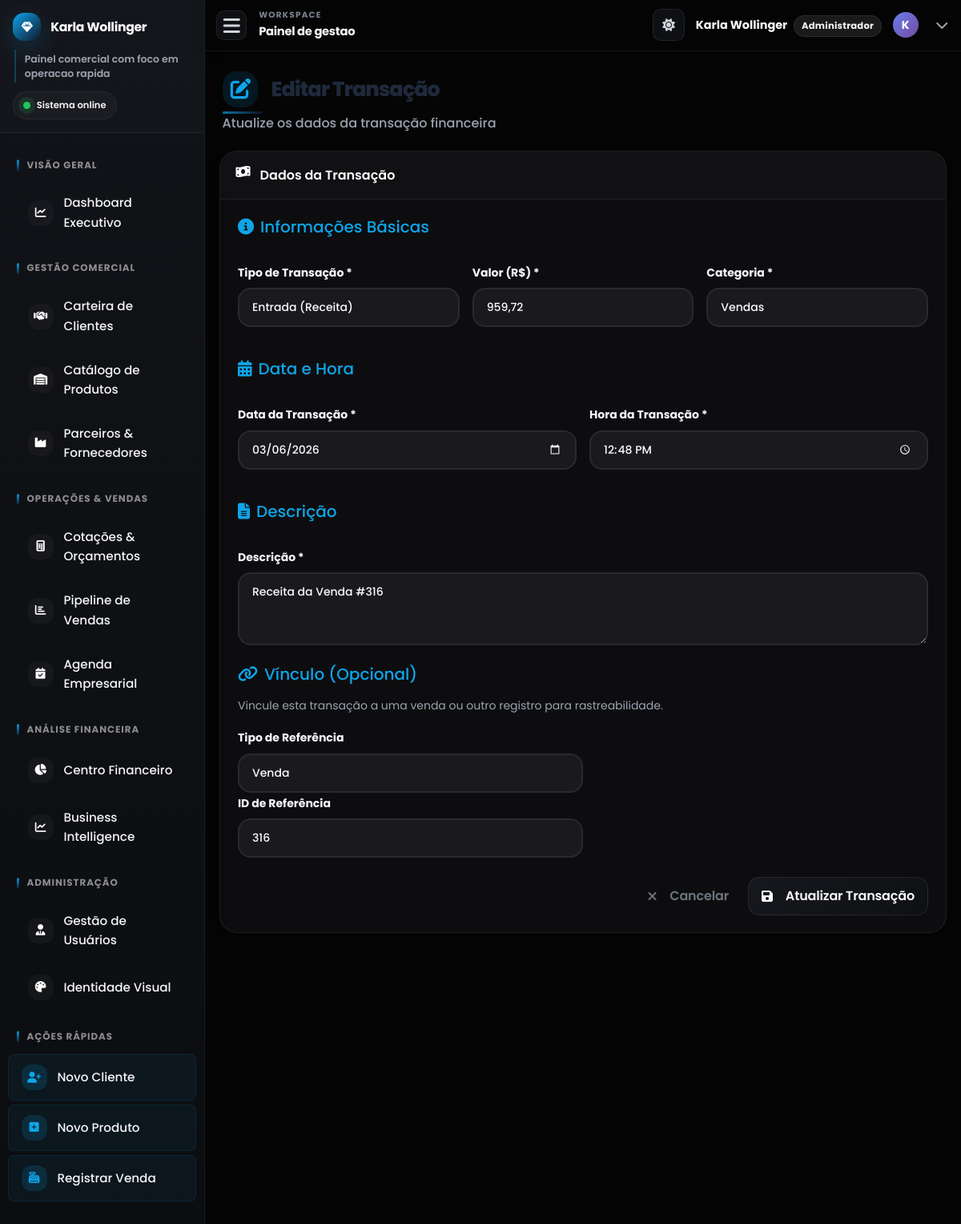
The page /registrar_transacao.php?id=294 (signed in) on the database its author committed.
### tables this page shows
CREATE TABLE `transacoes_financeiras` (
  `id` int(11) NOT NULL,
  `tipo` enum('entrada','saida') NOT NULL,
  `valor` decimal(10,2) NOT NULL,
  `data_transacao` datetime DEFAULT current_timestamp(),
  `descricao` varchar(255) NOT NULL,
  `categoria` varchar(100) DEFAULT NULL,
  `referencia_id` int(11) DEFAULT NULL,
  `tabela_referencia` varchar(50) DEFAULT NULL,
  `empresa_id` int(11) DEFAULT NULL
);

### registrar_transacao.php (the view, shortened to what this page needs)
<?php
require_once 'includes/db_connect.php';
$id = $tipo = $valor = $data_transacao = $descricao = $categoria = $referencia_id = $tabela_referencia = "";
$title = "Registrar Nova Transação";
$submit_button_text = "Registrar Transação";
$message = '';
if (isset($_GET["id"]) && empty($message)) {
    $id = trim($_GET["id"]);
    $title = "Editar Transação";
    $submit_button_text = "Atualizar Transação";
    $sql_edit = "SELECT id, tipo, valor, data_transacao, descricao, categoria, referencia_id, tabela_referencia FROM transacoes_financeiras WHERE id = ?";
    if ($stmt_edit = $conn->prepare($sql_edit)) {
        $stmt_edit->bind_param("i", $id);
        if ($stmt_edit->execute()) {
            $result_edit = $stmt_edit->get_result();
            if ($result_edit->num_rows == 1) {
                $row = $result_edit->fetch_assoc();
                $tipo = $row['tipo'];
                $valor = number_format($row['valor'], 2, ',', '.');
                $data_transacao_datetime = new DateTime($row['data_transacao']);
                $data_transacao_date = $data_transacao_datetime->format('Y-m-d');
                $data_transacao_time = $data_transacao_datetime->format('H:i');
                $descricao = $row['descricao'];
                $categoria = $row['categoria'];
                $referencia_id = $row['referencia_id'];
                $tabela_referencia = $row['tabela_referencia'];
            } else {
                $message = "Transação não encontrada.";
                $message_type = "danger";
                $id = "";
                $title = "Registrar Nova Transação";
                $submit_button_text = "Registrar Transação";
            }
        } else {
            $message = "Erro ao buscar transação para edição: " . $stmt_edit->error;
            $message_type = "danger";
        }
    }
} else {
    $data_transacao_date = date('Y-m-d');
    $data_transacao_time = date('H:i');
    $tipo = 'entrada';
}
include_once 'includes/header.php';
?>
<div class="page-header fade-in-up">
    <h1 class="page-title">
        <i class="fas fa-<?php echo ($id ? 'edit' : 'plus-circle'); ?>"></i>
        <?php echo $title; ?>
    </h1>
    <p class="page-subtitle">
        <?php echo $id ? 'Atualize os dados da transação financeira' : 'Registre uma nova entrada ou saída financeira'; ?>
    </p>
</div>
<div class="modern-card fade-in-up">
    <div class="card-header-modern">
        <i class="fas fa-money-bill-wave"></i>
        Dados da Transação
    </div>
    <div class="card-body-modern">
        <form action="<?php echo htmlspecialchars($_SERVER["PHP_SELF"]); ?>" method="post">
            <div class="row g-4">
                <div class="col-12">
                    <h5 class="text-primary mb-3">
                        <i class="fas fa-info-circle me-2"></i>Informações Básicas
                    </h5>
                </div>
                <div class="col-md-4">
                    <label for="tipo" class="form-label">Tipo de Transação *</label>
                    <select class="form-control" id="tipo" name="tipo" required>
                        <option value="entrada" <?php echo ($tipo == 'entrada' ? 'selected' : ''); ?>>
                            <i class="fas fa-arrow-up"></i> Entrada (Receita)
                        </option>
                    </select>
                </div>
                <div class="col-md-4">
                    <label for="valor" class="form-label">Valor (R$) *</label>
                    <input type="text" class="form-control" id="valor" name="valor" value="<?php echo htmlspecialchars($valor); ?>" required placeholder="0,00">
                </div>
                <div class="col-md-4">
                    <label for="categoria" class="form-label">Categoria *</label>
                    <input type="text" class="form-control" id="categoria" name="categoria" value="<?php echo htmlspecialchars($categoria); ?>" required placeholder="Ex: Vendas, Compras, Frete">
                </div>
                <div class="col-12">
                    <h5 class="text-primary mb-3 mt-4">
                        <i class="fas fa-calendar-alt me-2"></i>Data e Hora
                    </h5>
                </div>
                <div class="col-md-6">
                    <label for="data_transacao_date" class="form-label">Data da Transação *</label>
                    <input type="date" class="form-control" id="data_transacao_date" name="data_transacao_date" value="<?php echo htmlspecialchars($data_transacao_date); ?>" required>
                </div>
                <div class="col-md-6">
                    <label for="data_transacao_time" class="form-label">Hora da Transação *</label>
                    <input type="time" class="form-control" id="data_transacao_time" name="data_transacao_time" value="<?php echo htmlspecialchars($data_transacao_time); ?>" required>
                </div>
                <div class="col-12">
                    <h5 class="text-primary mb-3 mt-4">
                        <i class="fas fa-file-alt me-2"></i>Descrição
                    </h5>
                </div>
                <div class="col-12">
                    <label for="descricao" class="form-label">Descrição *</label>
                    <textarea class="form-control" id="descricao" name="descricao" rows="3" required placeholder="Detalhes da transação..."><?php echo htmlspecialchars($descricao); ?></textarea>
                </div>
            </div>
                <div class="col-12">
                    <h5 class="text-primary mb-3 mt-4">
                        <i class="fas fa-link me-2"></i>Vínculo (Opcional)
                    </h5>
                    <p class="text-muted small">Vincule esta transação a uma venda ou outro registro para rastreabilidade.</p>
                </div>
                <div class="col-md-6">
                    <label for="tabela_referencia" class="form-label">Tipo de Referência</label>
                    <select class="form-control" id="tabela_referencia" name="tabela_referencia">
                        <option value="vendas" <?php echo ($tabela_referencia == 'vendas' ? 'selected' : ''); ?>>Venda</option>
                    </select>
                </div>
                <div class="col-md-6">
                    <label for="referencia_id" class="form-label">ID de Referência</label>
                    <input type="number" class="form-control" id="referencia_id" name="referencia_id" value="<?php echo htmlspecialchars($referencia_id); ?>" placeholder="Ex: ID da Venda, ID do Orçamento">
                </div>
                <div class="col-12">
                    <div class="d-flex gap-2 justify-content-end mt-4">
                        <a href="financeiro.php" class="btn btn-outline-secondary">
                            <i class="fas fa-times me-2"></i>Cancelar
                        </a>
                        <button type="submit" class="btn btn-primary">
                            <i class="fas fa-<?php echo ($id ? 'save' : 'plus'); ?> me-2"></i><?php echo $submit_button_text; ?>
                        </button>
                    </div>
                </div>
            </div>
    </div>
<?php
include_once 'includes/footer.php';
?>

### rows shown on the page
transacoes_financeiras: tipo "Entrada (Receita)", valor "959,72", categoria "Vendas", data_transacao_date "03/06/2026", data_transacao_time "12:48", descricao "Receita da Venda #316", tabela_referencia "Venda", referencia_id "316"

### other values the page prints
$current_page_title "Painel de gestao"
$_SESSION["nome"] "Karla Wollinger"
$user_role_label "Administrador"
substr($_SESSION["nome"] ?? 'U', 0, 1) "K"
$title "Editar Transação"
$submit_button_text "Atualizar Transação"
